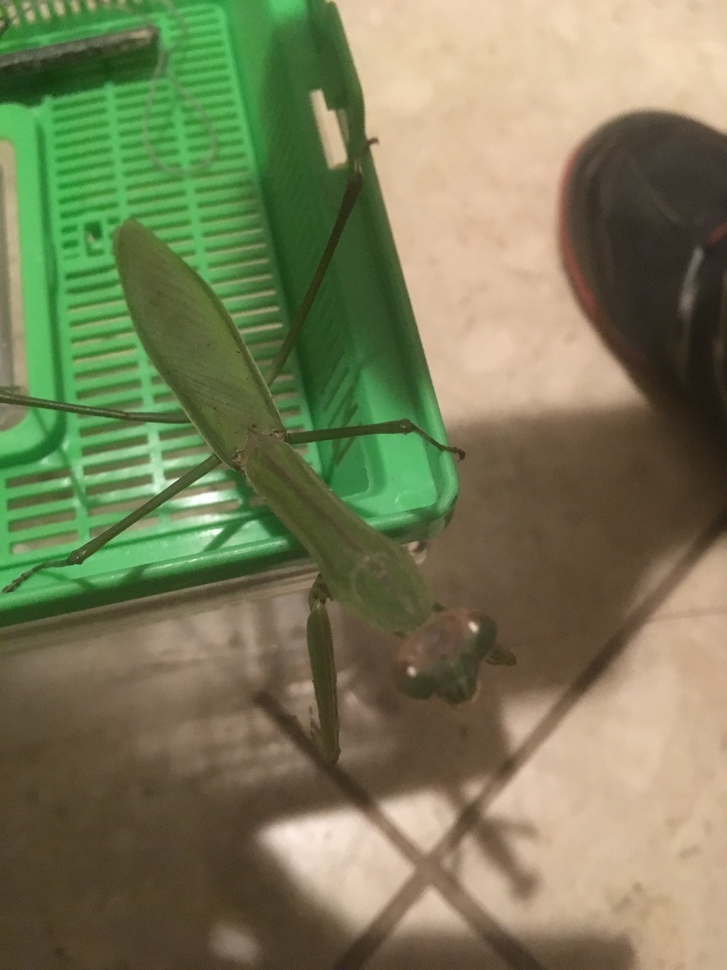
#> input picture statistics/split/m001.JPG, 727 x 970 px, shrunk from 3024 x 4032 before the run
$ python im_hist.py
#> lines starting #> are read from the running program, lines starting #| are printed output that depends on the picture
import os
import cv2

def main():
    img = cv2.imread(os.path.join("split","m001.JPG"))
#> img is the input picture: shape (970, 727, 3); mean B, G, R 88.1, 123.2, 120.4

    b, g, r = img[:,:,0], img[:,:,1], img[:,:,2]
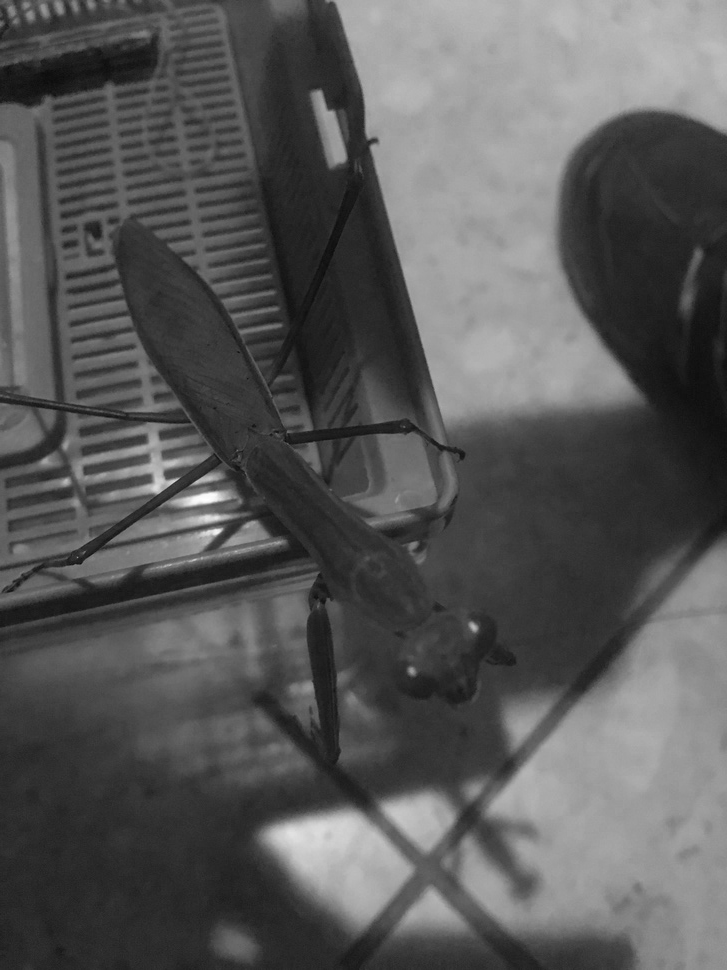
#> b: shape (970, 727); min 11, max 255, mean 88.1
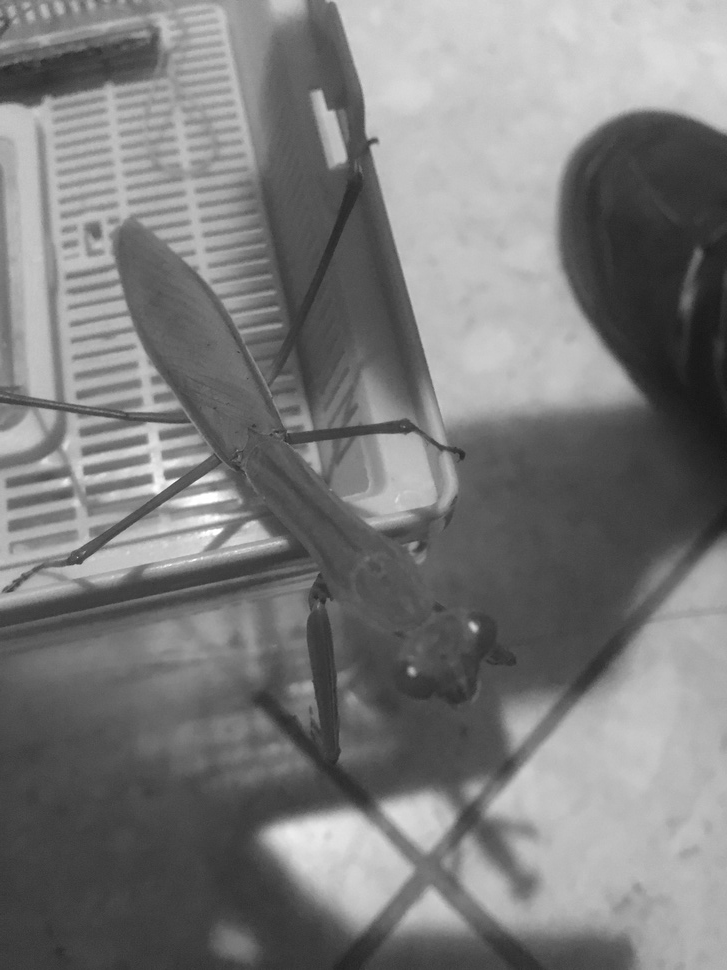
#> g: shape (970, 727); min 22, max 255, mean 123.2
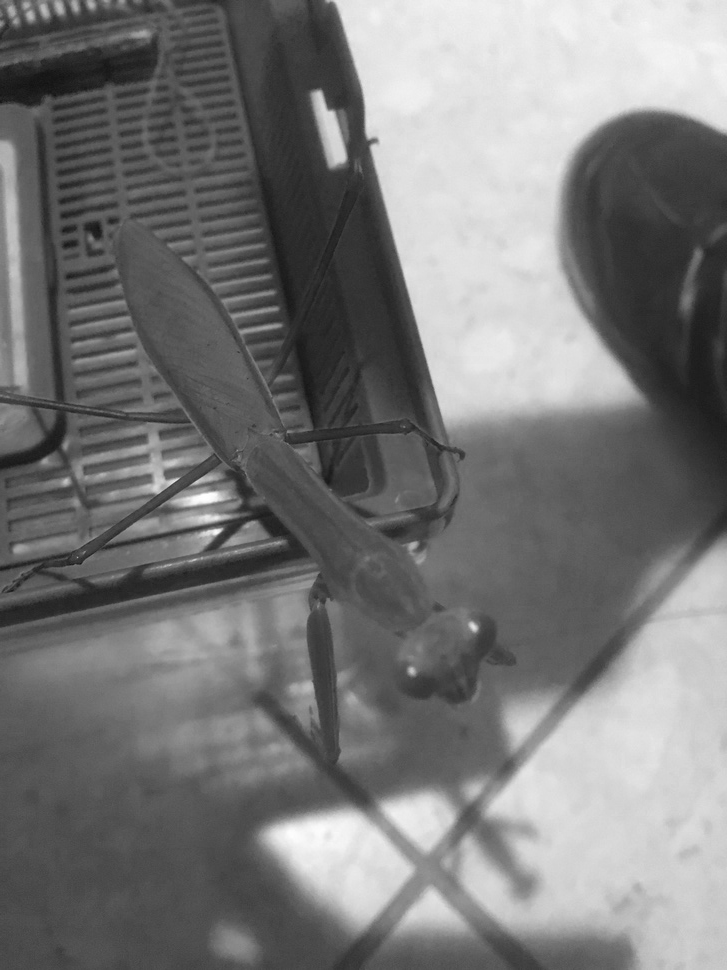
#> r: shape (970, 727); min 17, max 255, mean 120.4
    print(b, g, r)
#> (printed output is left out)

if __name__ == '__main__':
    main()
